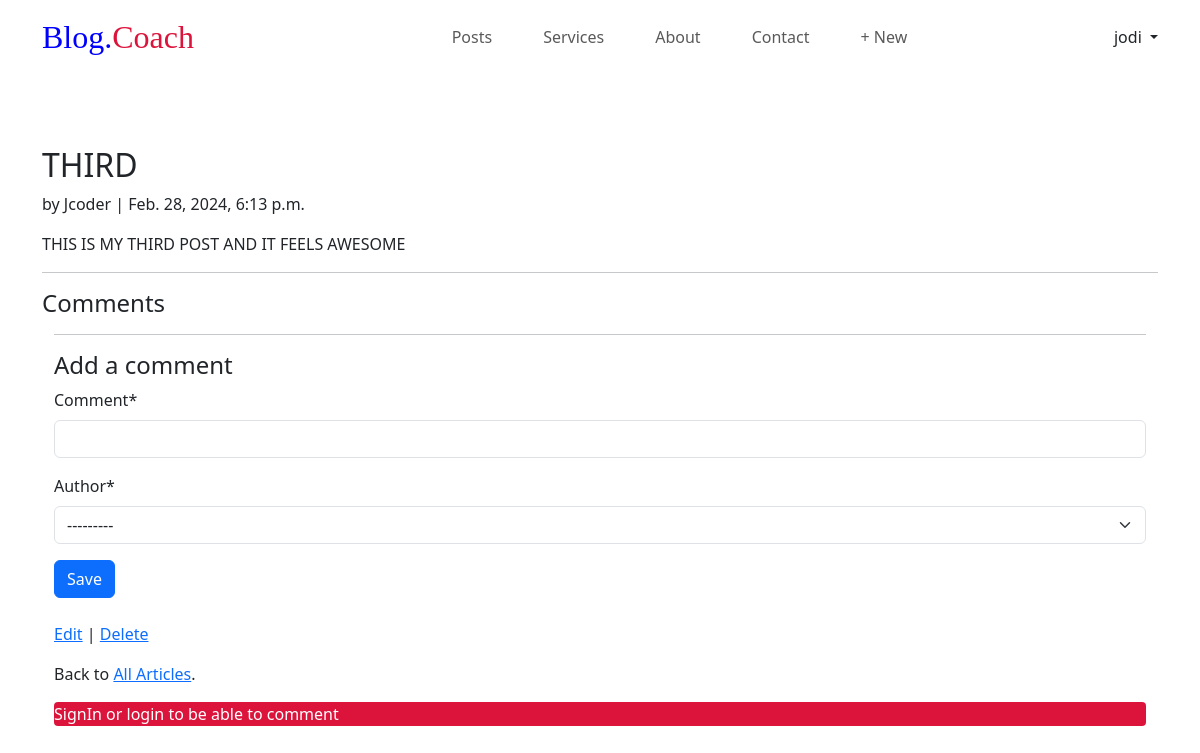
The app's page /articles/3/ (signed in) with its own data.
### accounts/models.py (models this page shows)
class CustomUser(AbstractUser):
    age = models.PositiveIntegerField(null=True, blank=True)

### Articles/models.py (models this page shows, shortened)
class Article(models.Model):
    title = models.CharField(max_length=255)
    body = models.TextField()
    date = models.DateTimeField(auto_now_add=True)
    author = models.ForeignKey(
        settings.AUTH_USER_MODEL,
        on_delete=models.CASCADE,
    )

### Articles/views.py (the view, shortened to what this page needs)
# urls.py: path("<int:pk>/", ArticleDetailView.as_view(), name="article_detail"),  # new
class ArticleDetailView( View):
    def get(self, request, *args, **kwargs):
        view = CommentGet.as_view()
        return view(request, *args, **kwargs)

### Articles/forms.py
class CommentForm(forms.ModelForm):
    class Meta:
        model = Comment
        fields = ("comment","author")

### Articles/views.py (called while the page is built)
    def get_context_data(self, **kwargs):
        context = super().get_context_data(**kwargs)
        context["form"] = CommentForm()
        return context

### templates/article_detail.html (shortened to what this page needs)
{% extends "base.html" %}
{% load crispy_forms_tags %}
{% block content %}
<div class="container">
    <div class="article-entry">
        <h2>{{ object.title }}</h2>
        <p>by {{ object.author }} | {{ object.date }}</p>
        <p>{{ object.body }}</p>
    </div>
    <hr>
        <h4>Comments</h4>
<div class="container"  >
    <hr>
{%if user.is_authenticated%}
    <h4>Add a comment</h4>
    <form action="" method="post" class="mb-4">{% csrf_token %}
        {{ form|crispy }}
        <button class="btn btn-primary ml-2 "type="submit">Save</button>
    </form>
{%endif%}
    <p><a href="{% url 'article_edit' article.pk %}">Edit</a> |
    <a href="{% url 'article_delete' article.pk %}">Delete</a></p>
    <p>Back to <a href="{% url 'article_list' %}">All Articles</a>.</p>
  <marquee behavior="smooth" direction="left" style="background-color: crimson; color:white; border-radius:4px;">SignIn or login to be able to comment</marquee>
</div>
{% endblock content %}

### templates/base.html (shortened to what this page needs)
{% load static %}
<!DOCTYPE html>
<html lang="en">
<head>
    <link rel="stylesheet" href="{%static './node_modules/bootstrap/dist/css/bootstrap.min.css'%}">
    <link rel="stylesheet" href="{% static 'styles.css'%}">
</head>
<body>
    <header>
        <nav class="navbar navbar-expand-lg ">
            <div class="container">
                <a class="navbar-brand" href="#">Blog.<span>Coach</span> </a>
                <div class="collapse navbar-collapse" id="navbarSupportedContent">
                    <ul class="navbar-nav m-auto mb-2 mb-lg-0">
                        <li class="nav-item">
                            <a class="nav-link " href="{%url 'article_list' %}">Posts</a>
                        </li>
                        <li class="nav-item">
                            <a class="nav-link" href="#">Services</a>
                        </li>
                        <li class="nav-item ">
                            <a class="nav-link " href="#"> About </a>
                        </li>
                        <li class="nav-item">
                            <a class="nav-link " href="#">Contact</a>
                        </li>
                    {% if user.is_authenticated%}
                        <li class ="nav-item">
                            <a href="{% url 'article_new' %}" class="nav-link "> &plus; New</a>
                        </li>
                    </ul>
                        <div class="dropdown ">
                            <a href="#" class="d-block link-dark text-decoration-none dropdown-toggle" id="dropdownUser1" data-bs-toggle="dropdown" aria-expanded="false">
                            {{ user.username }}
                            </a>
                        </div>
                    {% else %}
                        <form class="d-flex ">
                            <button class="btn0 "> <a class="text-decoration-none text-light"href="{% url 'signup' %}">SignUp </a></button>
                            <button class="btn1 mx-2"> <a class="text-decoration-none text-light" href="{% url 'login' %}">Log In</a></button>
                        </form>
                    {% endif %}
                </div>
            </div>
        </nav>
    </header>
    <main>
        {% block content%}
        {%endblock content%}
    </main>
</body>
</html>

### static/styles.css (style rules this page uses)
* { padding: 0; margin: 0; box-sizing: border-box; }
.navbar-brand { font-family: 'Dancing Script', cursive; font-size: 2rem; color: blue; }
.navbar-brand span { color: crimson; }
.nav-item { color: gray !important; font-weight: 500; padding-left: 35px; }
main { margin-top: 6%; }

### records on screen
CustomUser: username "jodi"
Article: title "THIRD", author "Jcoder", date "Feb. 28, 2024, 6:13 p.m.", body "THIS IS MY THIRD POST AND IT FEELS AWESOME"
